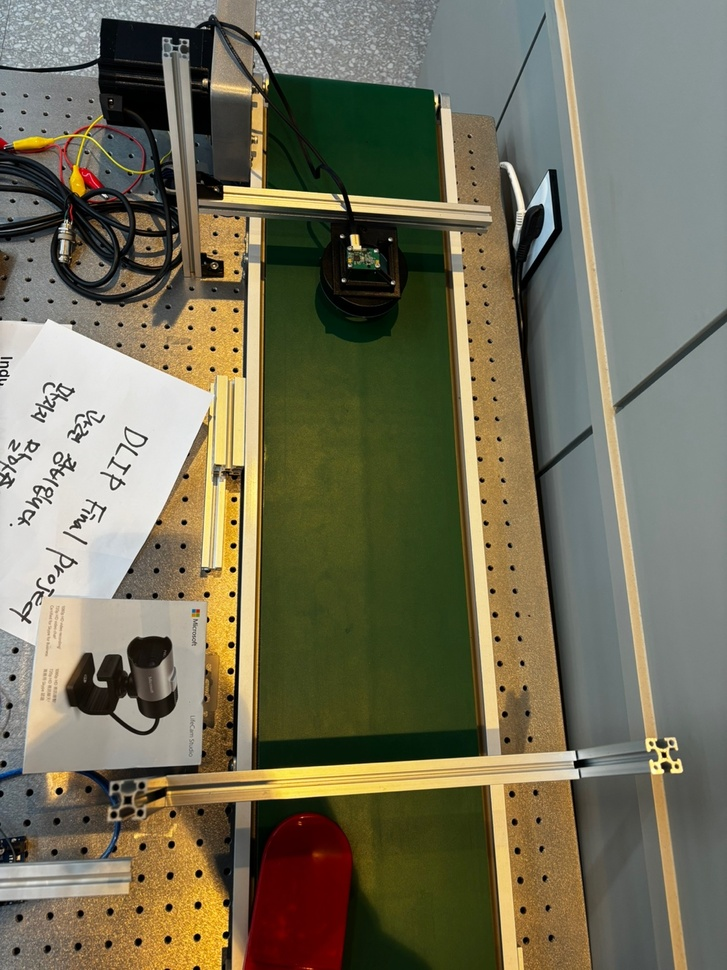
//> input picture ImageProcessing_test_images/ConveyerBelt.jpg, 727 x 970 px, shrunk from 1080 x 1440 before the run, given in place of LAB_MagicCloak_Sample1.mp4, which was not available
$ ./DLIP_LAB2_22100153_YechanKim_Sample1   (built with g++ and OpenCV 4)
//> lines starting //> are read from the running program, lines starting //| are printed output that depends on the picture; after the words box and inside, x2 and y2 are one past the last pixel; in counts of white or black regions, pixels touching at a corner belong together; pictures that were not available may be replaced by others from this repository, and a replacement may not be noted
#include <iostream>
#include <opencv2/opencv.hpp>
#include <stdio.h>

using namespace cv;
using namespace std;


int main()
{
	//동영상의 한 프레임을 가져와 이미지처리를 하기 위한 행렬
	Mat image;

	//hsv스케일로 이미지처리를 위함
	Mat hsv;

	//inRange함수를 거친 이후 나무판자와 같은 색깔의 부분만 255, 나머지는 0으로 채운 binary 이미지
	Mat mask;

	//dilate를 위한 커널
	Mat kernel = getStructuringElement(MORPH_RECT, Size(5, 5));

	//나무판자의 hsv값
	int hmin = 7, hmax = 28, smin = 90, smax = 158, vmin = 131, vmax = 189;

	//비디오가 녹화중인지 여부
	bool bRec = false;

	//주어진 동영상을 가져온다.
	VideoCapture cap("../LAB_MagicCloak_Sample1.mp4");


	//동영상을 가져오지 못했을 경우 에러메세지를 띄운다.
	if (!cap.isOpened())
	{
		cout << "Cannot open the video cam\n";
		return -1;
	}

	//원본 이미지에서 마스크 부분에 뒷 배경이 나오게 하기 위해 맨 처음 프레임을 저장한다.
	Mat background;
	cap.read(background);
//> background is the input picture: 970 rows x 727 cols, CV_8UC3; mean B, G, R 89, 111.7, 115.8


	while (true)
	{
		// 매 프레임을 읽어온다.
		Mat src;
		bool bSuccess = cap.read(src);

		//이미지처리를 위해 소스이미지를 복사하여 가져온다.
		image = src.clone();

		//최종 결과물을 송출할 이미지.
		Mat image_disp;

		//배경이 보이는 나무판자를 넣기 위한 행렬
		Mat cloak;

		//나무판자부분이 0인 이미지를 넣기 위한 행렬
		Mat outside_cloak;

		//이미지를 가져오지 못했을 경우 루프를 종료시킨다.
		if (!bSuccess)
		{
			cout << "Cannot find a frame from  video stream\n";
			break;
		}

		//기존 BGR스케일이던 이미지를 HSV스케일로 바꾼다.
		cvtColor(image, hsv, COLOR_BGR2HSV);
//> hsv: 970 rows x 727 cols, CV_8UC3; mean H, S, V 46.2, 91.5, 121.7

		//Smoothing하여 이미지의 노이즈를 제거한다.
		GaussianBlur(hsv, hsv, Size(3, 3), 0);
//> hsv: 970 rows x 727 cols, CV_8UC3; mean H, S, V 46.3, 91.6, 121.7

		//기존에 찾았던 나무판자의 hsv값을 기반으로 mask를 만든다.
		inRange(hsv, Scalar(hmin, smin, vmin), Scalar(hmax, smax, vmax), mask);
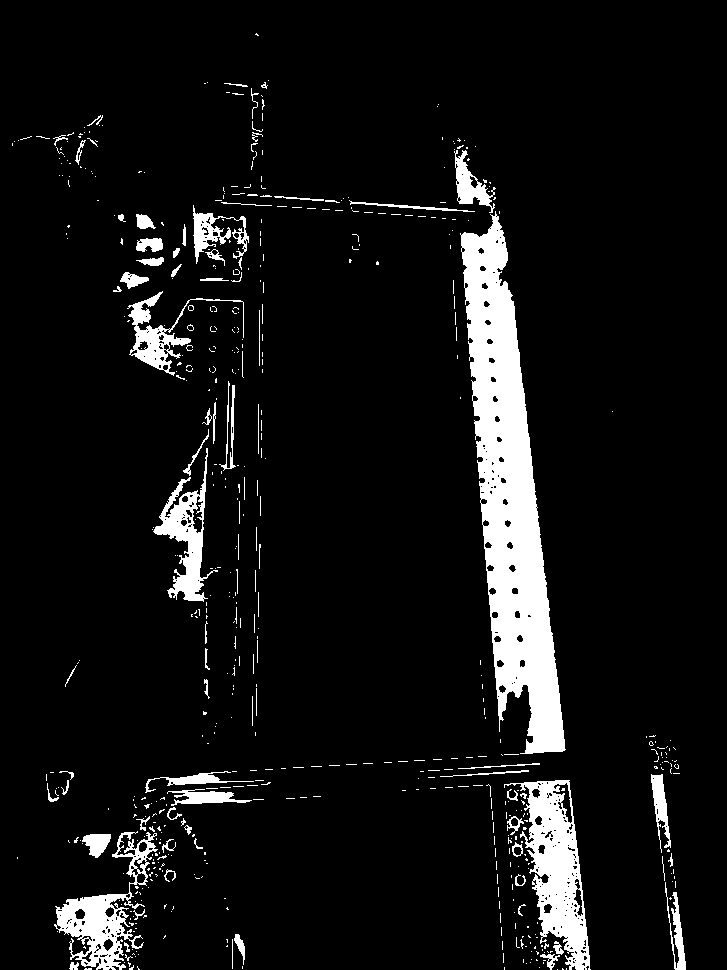
//> mask: 970 rows x 727 cols, CV_8UC1; 7.7% white; 589 white regions (499 under 20 px), largest, box (x1, y1, x2, y2) and area: (460, 211, 566, 754) 25861, (504, 780, 591, 970) 6915, (54, 831, 158, 970) 4204

		//마스크 이미지가 깨지는 것을 막기 위해 morphology를 진행한다.
		morphologyEx(mask, mask, MORPH_DILATE, kernel, Point(-1, -1), 1);
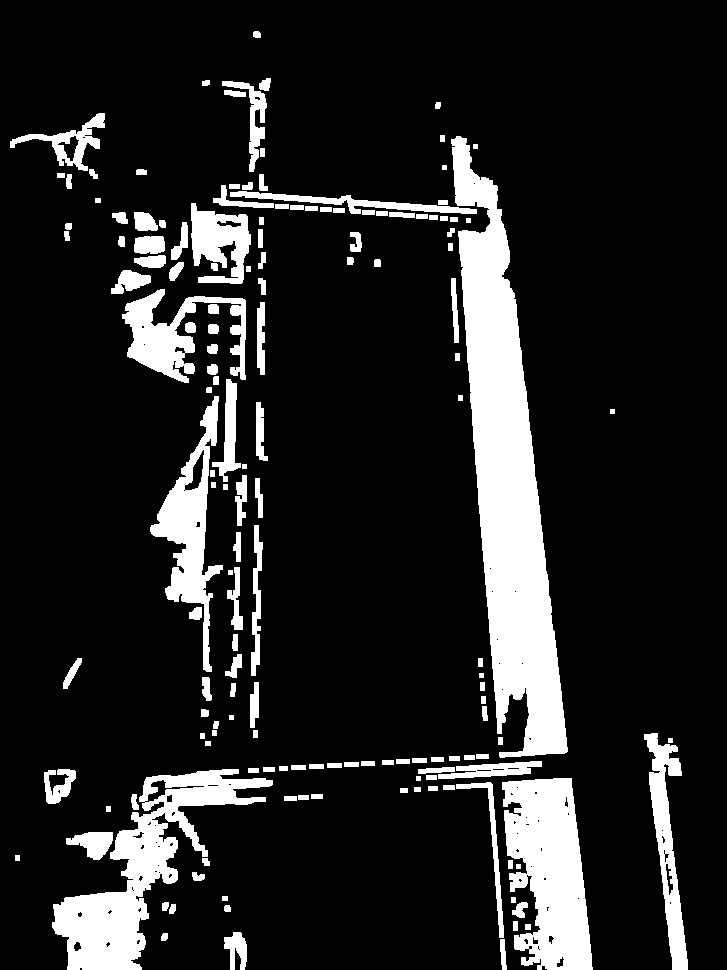
//> mask: 970 rows x 727 cols, CV_8UC1; 14% white; 156 white regions, largest, box (x1, y1, x2, y2) and area: (451, 136, 568, 758) 32145, (52, 769, 273, 970) 13326, (502, 778, 593, 970) 12061


		//BGR채널 이미지와 bitwise연산을 하기 위해 mask의 스케일을 바꿔준다.
		cvtColor(mask, mask, COLOR_GRAY2BGR);

		//마스크 부분에 배경이 나오도록 처리한다.
		bitwise_and(background, mask, cloak);
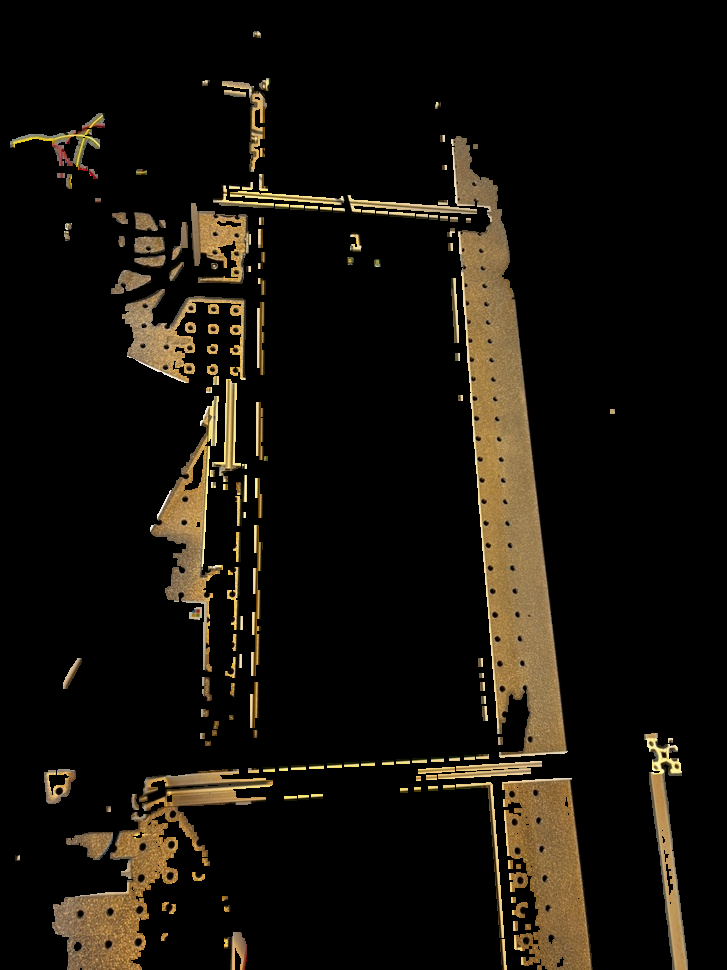
//> cloak: 970 rows x 727 cols, CV_8UC3; mean B, G, R 10.9, 17.5, 21.6

		//기존 이미지에서 마스크부분을 0으로 처리한 후 원본 이미지에 마스크를 제외한 부분이 나오도록 처리한다.
		bitwise_not(mask, mask);
		bitwise_and(image, mask, outside_cloak);
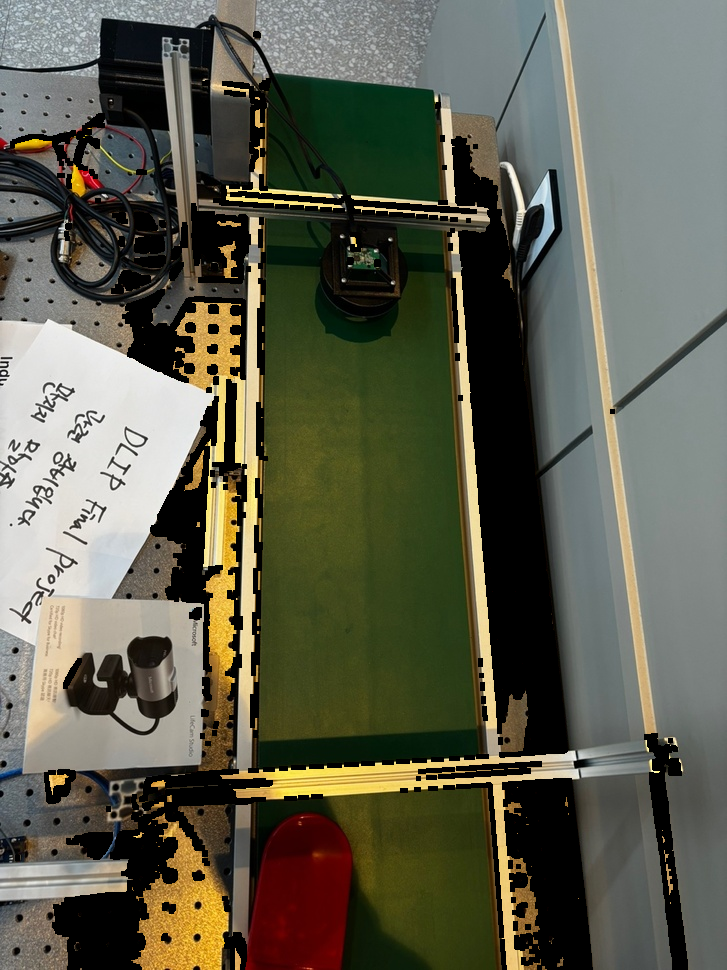
//> outside_cloak: 970 rows x 727 cols, CV_8UC3; mean B, G, R 78.1, 94.2, 94.3

		//각각의 이미지를 더하여 최종 결과물을 만들어낸다.
		bitwise_or(outside_cloak, cloak, image_disp);

		//최종 이미지를 출력한다.
		imshow("image disp", image_disp);


		//esc키를 누르거나 영상이 끝나면 동영상을 최종적으로 저장한다.
		char ch = waitKey(10);
//> the Esc key is pressed
		if (ch == 27)
		{
			cout << "ESC key is pressed by user\n";
			break;
		}
	}

	return 0;
}
